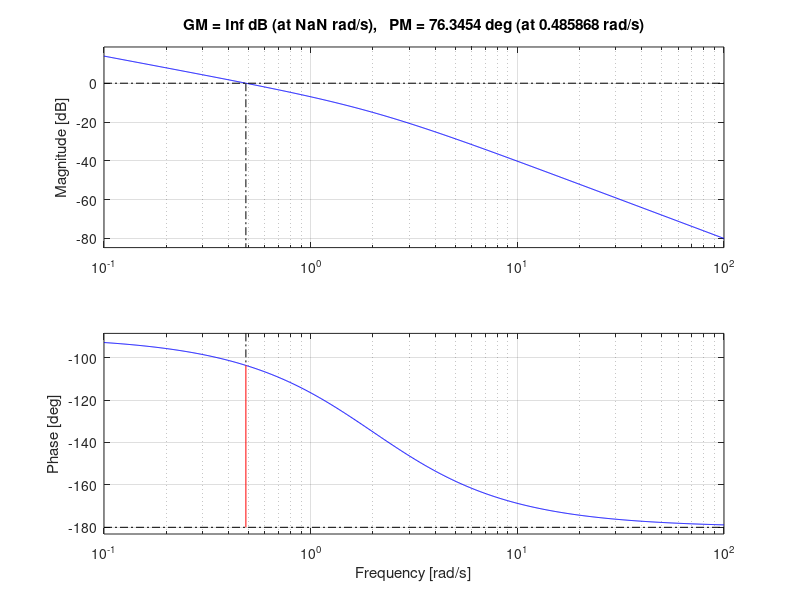
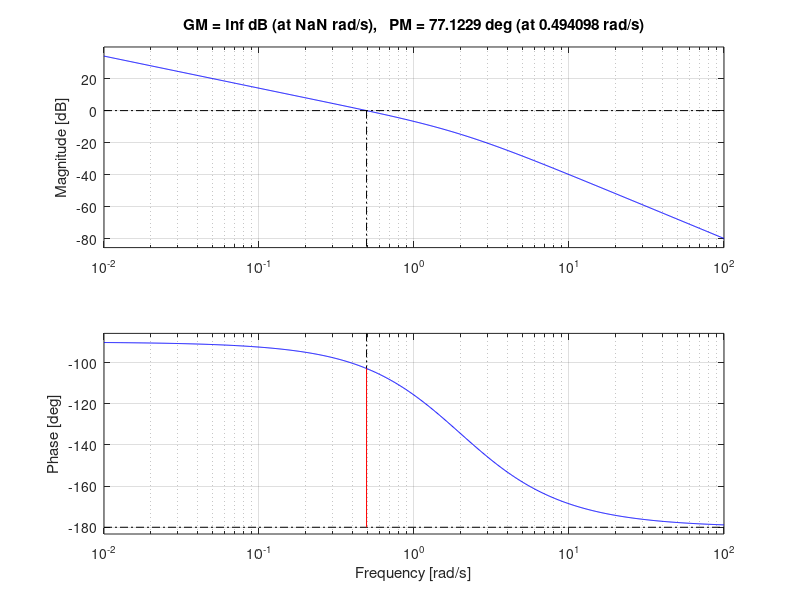
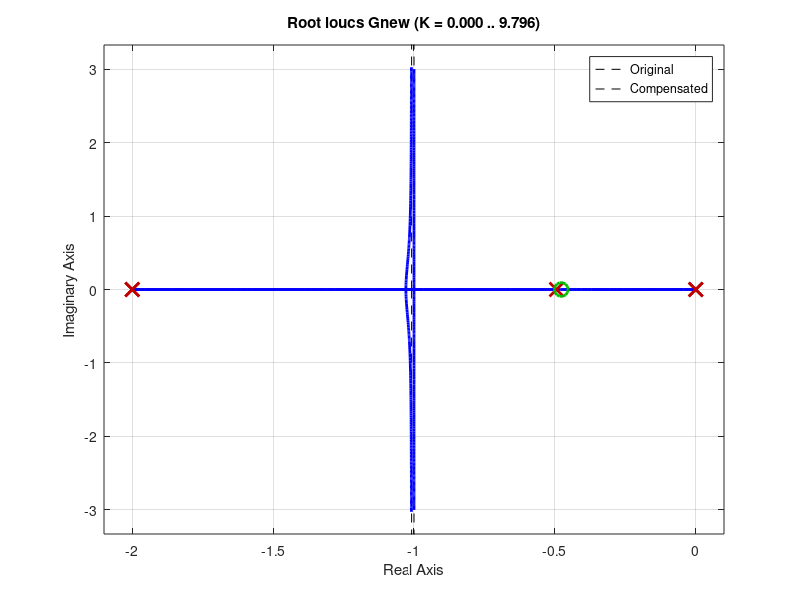

Write the MATLAB code that produced these figures, in order.
clc;
clear;
close all;

s = tf('s');

% Given transfer function
G = 1/(s*(s+2));

% BODE PLOT
figure;
margin(G);
grid on;

% Lead compensator parameters
PM_required = 50;
[GM, PM, Wcg, Wcp] = margin(G);

phi = PM_required - PM + 5;
phi = max(phi, 1);

alpha = (1-sind(phi))/(1+sind(phi));

wm = Wcp;
T = 1/(wm*sqrt(alpha));

% Lead compensator
Gc = (1+T*s)/(1+alpha*T*s);

% Compensated system
Gnew = Gc*G;

% Display compensator
disp('Lead Compensator:');
Gc

% Compensated Bode plot
figure;
margin(Gnew);
grid on;

% Root locus
figure;
rlocus(G);
hold on;
rlocus(Gnew);
grid on;
legend('Original','Compensated');
